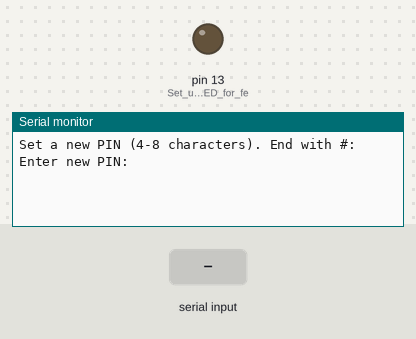
A sketch run on a simulated Arduino Uno, built with avr-gcc and run on an emulated ATmega328P. On the bench: output pins drawn as LEDs (lit = HIGH), the last lines printed to the serial monitor. The test bench sets the inputs (shaded band).

Above: at 0.8 s.
0.9 s: "#" received over Serial
At 1.7 s:
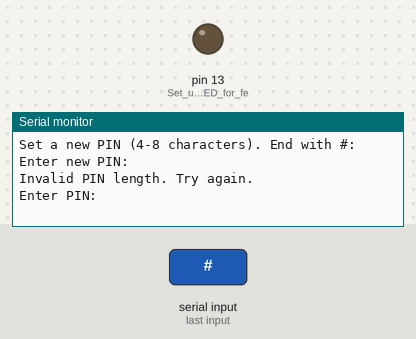
2.4 s: "1" received over Serial
At 2.9 s:
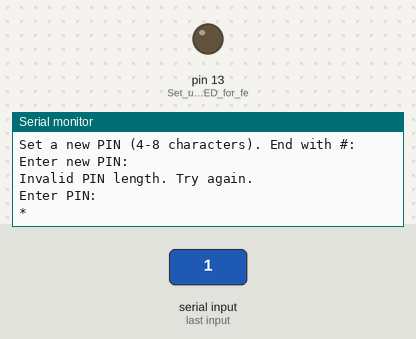

The sketch:

Day_15_V1_sketch_nov5a.ino
```cpp
// Define maximum and minimum PIN length
const int minPinLength = 4;
const int maxPinLength = 8;
const int maxAttempts = 5;

char currentPIN[maxPinLength + 1];  // Stores the active PIN
int attemptCount = 0;               // Track number of attempts

void setup() {
    Serial.begin(9600);             // Start serial communication
    pinMode(LED_BUILTIN, OUTPUT);   // Set up onboard LED for feedback

    // Prompt for initial user-defined PIN setup
    Serial.println("Set a new PIN (4-8 characters). End with #:");
    setupNewPIN();
}

void loop() {
    if (attemptCount >= maxAttempts) {
        Serial.println("Too many failed attempts. Access locked.");
        while (true); // Lock the system
    }

    Serial.println("Enter PIN:");
    if (validatePIN()) {
        Serial.println("Access Granted!");
        digitalWrite(LED_BUILTIN, HIGH); // Turn on LED for valid entry
        delay(1000);                      // Hold success for visibility
    } else {
        attemptCount++;
        Serial.print("Incorrect PIN. Attempts remaining: ");
        Serial.println(maxAttempts - attemptCount);
        digitalWrite(LED_BUILTIN, LOW);   // Turn off LED for invalid entry
        delay(1000);
    }
}

// Set up a new PIN with verification
void setupNewPIN() {
    char tempPIN[maxPinLength + 1];  // Temporary storage for first PIN entry

    // First entry of new PIN
    Serial.println("Enter new PIN:");
    if (getPINInput(tempPIN)) {
        Serial.println("Re-enter new PIN for verification:");

        // Second entry to confirm
        char verifyPIN[maxPinLength + 1];
        if (getPINInput(verifyPIN) && strcmp(tempPIN, verifyPIN) == 0) {
            strcpy(currentPIN, tempPIN);  // Set the new PIN
            Serial.println("New PIN set successfully!");
        } else {
            Serial.println("PINs did not match. Restart setup.");
            setupNewPIN(); // Retry setup if verification fails
        }
    }
}

// Get PIN input with "#" to end entry
bool getPINInput(char* pinBuffer) {
    int charIndex = 0;
    while (true) {
        if (Serial.available()) {
            char inputChar = Serial.read();

            // Check for end of entry with "#"
            if (inputChar == '#') {
                pinBuffer[charIndex] = '\0'; // End the PIN string
                if (charIndex >= minPinLength && charIndex <= maxPinLength) {
                    return true;
                } else {
                    Serial.println("Invalid PIN length. Try again.");
                    return false;  // Invalid length
                }
            }

            // Add character if within limits
            if (charIndex < maxPinLength) {
                pinBuffer[charIndex] = inputChar;
                Serial.print("*");  // Mask input with *
                charIndex++;
            }
        }
    }
}

// Validate entered PIN against currentPIN
bool validatePIN() {
    char enteredPIN[maxPinLength + 1];
    if (getPINInput(enteredPIN)) {
        return strcmp(enteredPIN, currentPIN) == 0;
    }
    return false;
}
```

Measured:
- after the input at 0.9 s, the serial monitor: prints a new line at once (image 1)
- after the input at 2.4 s, the serial monitor: prints a new line at once (image 2)
